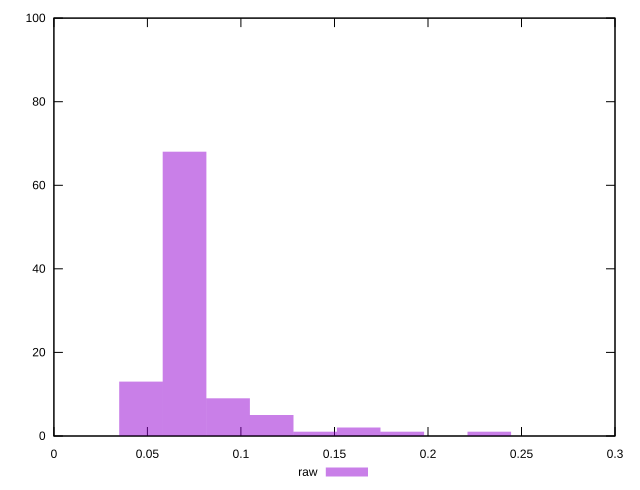

gnuplot code for this plot:
reset
set terminal svg size 640, 490 enhanced background rgb 'white'
set output "report_00007_2020-12-11T15:55:29.892Z/network-rtt/samples/pages+cached+noexternal+noimg/raw/histogram.svg"

$raw <<EOF
0.05026541683047925 26
0.1005308336609585 6
0.07539812524571887 63
0.17592895890667737 1
0.15079625049143774 2
0.12566354207619812 1
0.25132708415239624 1
EOF

set key outside below
set boxwidth 0.025132708415239624
set yrange [0:100]
set style fill transparent solid 0.5 noborder

plot \
  $raw title "raw" with boxes, \


reset
